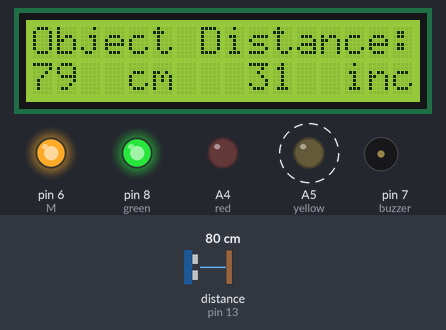
Recording of a sketch running on a simulated Arduino Uno, built with avr-gcc and run on an emulated ATmega328P. Parts: 16×2 character LCD, output pins drawn as LEDs (lit = HIGH), buzzer (waves = sounding). Wiring (inferred from the names in the program): ultrasonic range finder: trigger pin 12; echo pin 13. Dashed ring = blinking. The test bench sets the inputs (shaded band); at power-on: distance to the obstacle (sensor on pin 13) 80 cm. The echo pulse lasts 58.3 µs per cm; pins used as bus, display or sensor lines are not drawn.

Above: at 0.9 s.
1.3 s: distance to the obstacle (sensor on pin 13) set to 18 cm
At 2.0 s:
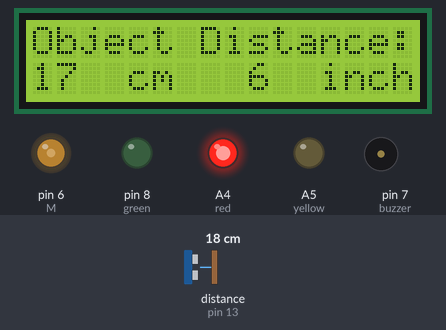
3.2 s: distance to the obstacle (sensor on pin 13) set to 15 cm
At 4.0 s:
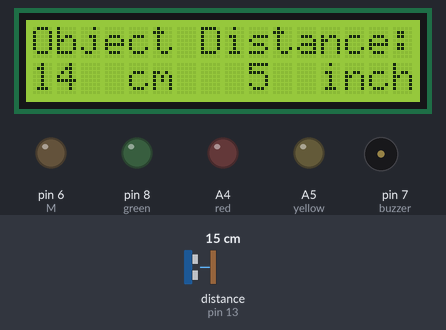
5.0 s: distance to the obstacle (sensor on pin 13) set to 2 cm
At 6.2 s:
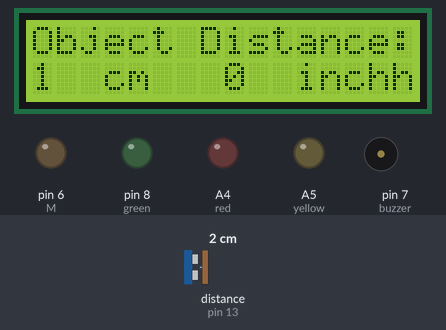
6.5 s: distance to the obstacle (sensor on pin 13) set to 120 cm
At 7.29 s:
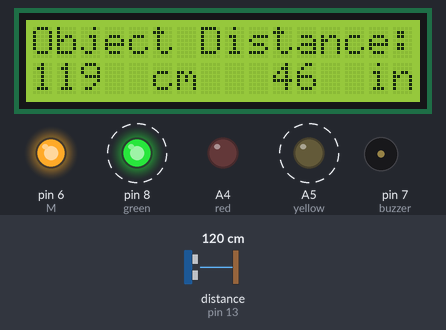
9.0 s: distance to the obstacle (sensor on pin 13) set to 77 cm
At 9.51 s:
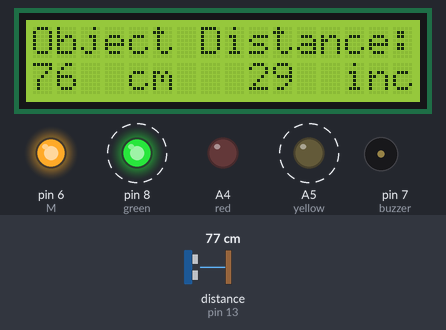
11.3 s: distance to the obstacle (sensor on pin 13) set to 68 cm
At 13.0 s:
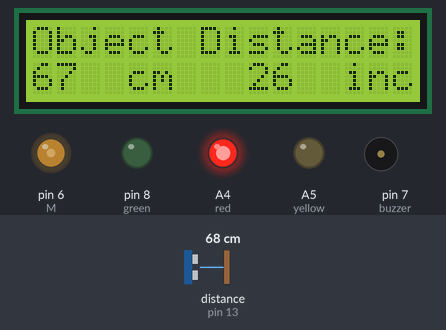
Timing chart, 0 to 14.2 s (numbered marks = the images above; inputs shaded):
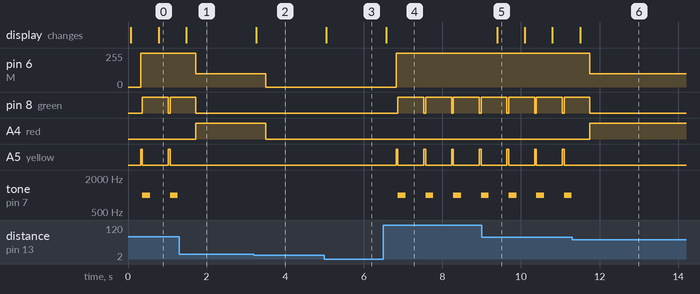

The sketch:

Audrino_Code.ino
```cpp
#include<LiquidCrystal.h>  //Inclusion of the library for LCD display
LiquidCrystal LCD(11, 10, 9, 2, 3, 4, 5);   //Declaring all the pins for the LCD display

int trigPin = 12;    //Declaring the 'trig' pin of the ultrasonic sensor for the pin no. 12 of Arduino digital output
int echoPin = 13;    //Declaring the 'echo' pin of the ultrasonic sensor for the pin no. 13 of Arduino digital output

int M = 6;  //Declaring the motor output for the pin no. 6(PWM) of Arduino digital output

int buzzer = 7;  //Declaring the buzzerer and red LED for the pin no. 7 of Arduino digital output
int green = 8;  //Declaring the green LED for the pin no. 12 of Arduino digital output


int val1 = 255; //Declaring a variable 'val1' for the speed control of the motors
int val2 = 100;  //Declaring a variable 'val2' for the speed control of the motors
int val3 = 0;

int red = A4;
int yellow = A5;

long duration, distance, inch; //Declaring the variables to measure the duration and distance in the sensor

void setup() {

  //Setting all the pin outputs of the arduino module according to the pin declared variables

  pinMode(M, OUTPUT);
  pinMode(trigPin, OUTPUT);
  pinMode(echoPin, INPUT);
  pinMode(buzzer, OUTPUT);
  pinMode(green, OUTPUT);
  pinMode(red, OUTPUT);
  pinMode(yellow, OUTPUT);

  //Setting the LCD display output

  LCD.begin(16,2);
  LCD.setCursor(0,0);
  LCD.print("Object Distance:");
}

void loop() {
  //The functions of the pins starts here.
  //The sensor is given instructions to transmit the signal.

  digitalWrite(trigPin, LOW);
  delayMicroseconds(2);
  digitalWrite(trigPin, HIGH);
  delayMicroseconds(10);
  digitalWrite(trigPin, LOW);
  duration = pulseIn(echoPin, HIGH);
  distance = (duration/2) / 29.1;
  inch = (distance/2.54);

  //Providing instructions to the display to show the measured distance continuously

  LCD.setCursor(0,1);
  LCD.print("     ");
  LCD.setCursor(0,1);
  LCD.print(distance);
  LCD.print("  cm");
  LCD.print("   ");
  LCD.print(inch);
  LCD.print("  inch");
  delay(250);

  //The logic behind the speed controlling of the motor via the sensor starts


  if(distance <= 120 && distance > 70){
    analogWrite(M, val1);  //The speed of the motor will be controlled w.r.t the distance of the object
    digitalWrite(yellow, HIGH);
    digitalWrite(green, LOW);
    delay(45);
    digitalWrite(green, HIGH);
    digitalWrite(yellow, LOW);

    digitalWrite(red, LOW);

    tone(buzzer, 1000); // Send 1KHz sound signal...
    delay(200);         // ...for 1 sec
    noTone(buzzer);     // Stop sound...
    delay(200);
    }

   else if (distance <= 15){
    analogWrite(M, val3);
    digitalWrite(buzzer, LOW);
    digitalWrite(green, LOW);
    digitalWrite(yellow, LOW);
    digitalWrite(red, LOW);
    }

  else if(distance <= 70){
    analogWrite(M, val2);
    digitalWrite(yellow, LOW);
    digitalWrite(red, HIGH);
    digitalWrite(green, LOW);
    digitalWrite(buzzer, HIGH);
    }

   else{
    analogWrite(M, val1);
    digitalWrite(buzzer, LOW);
    digitalWrite(green, HIGH);
    digitalWrite(yellow, LOW);
    digitalWrite(red, LOW);
    }

}
```

Measured:
- the behaviour switches between 17 and 16 cm on distance to the obstacle (sensor on pin 13) (found by bisection; images 1 and 2)
- the behaviour switches between 72 and 71 cm on distance to the obstacle (sensor on pin 13) (found by bisection; images 5 and 6)
- after the input at 1.3 s, pin 6 (M): 255/255 → 100/255 after 0.43 s; pin 8 (green): goes on until 1.7 s, then stays LOW; A4 (red): LOW → HIGH after 0.43 s; A5 (yellow): stops changing and stays LOW; tone on pin 7 (buzzer): stops changing and stays silent; the display: changes after 0.18 s (image 1)
- after the input at 3.2 s, pin 6 (M): 100/255 → 0/255 after 0.31 s; A4 (red): HIGH → LOW after 0.31 s; the display: changes after 0.06 s (image 2)
- after the input at 5.0 s, the display: changes at once (image 3)
- after the input at 6.5 s, pin 6 (M): 0/255 → 255/255 after 0.32 s; pin 8 (green): alternates HIGH for 0.66 s and LOW for 0.05 s, starting after 0.37 s
- after the input at 9.0 s, the display: changes after 0.39 s (image 5)
- after the input at 11.3 s, pin 6 (M): 255/255 → 100/255 after 0.45 s; pin 8 (green): goes on until 11.8 s, then stays LOW; A4 (red): LOW → HIGH after 0.45 s; A5 (yellow): stops changing and stays LOW; tone on pin 7 (buzzer): stops changing and stays silent; the display: changes after 0.20 s (image 6)
